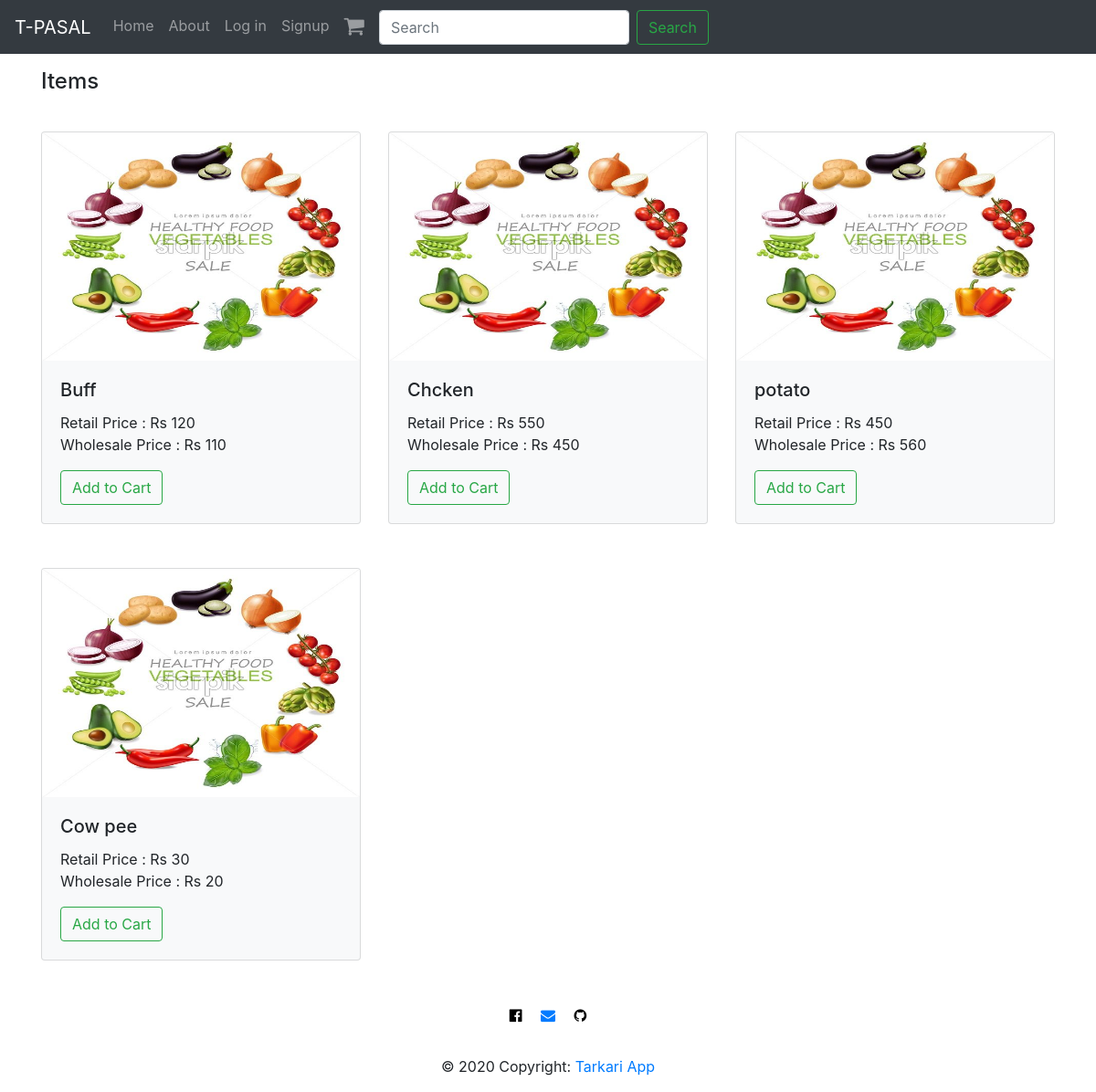
Before: / with the older database file.
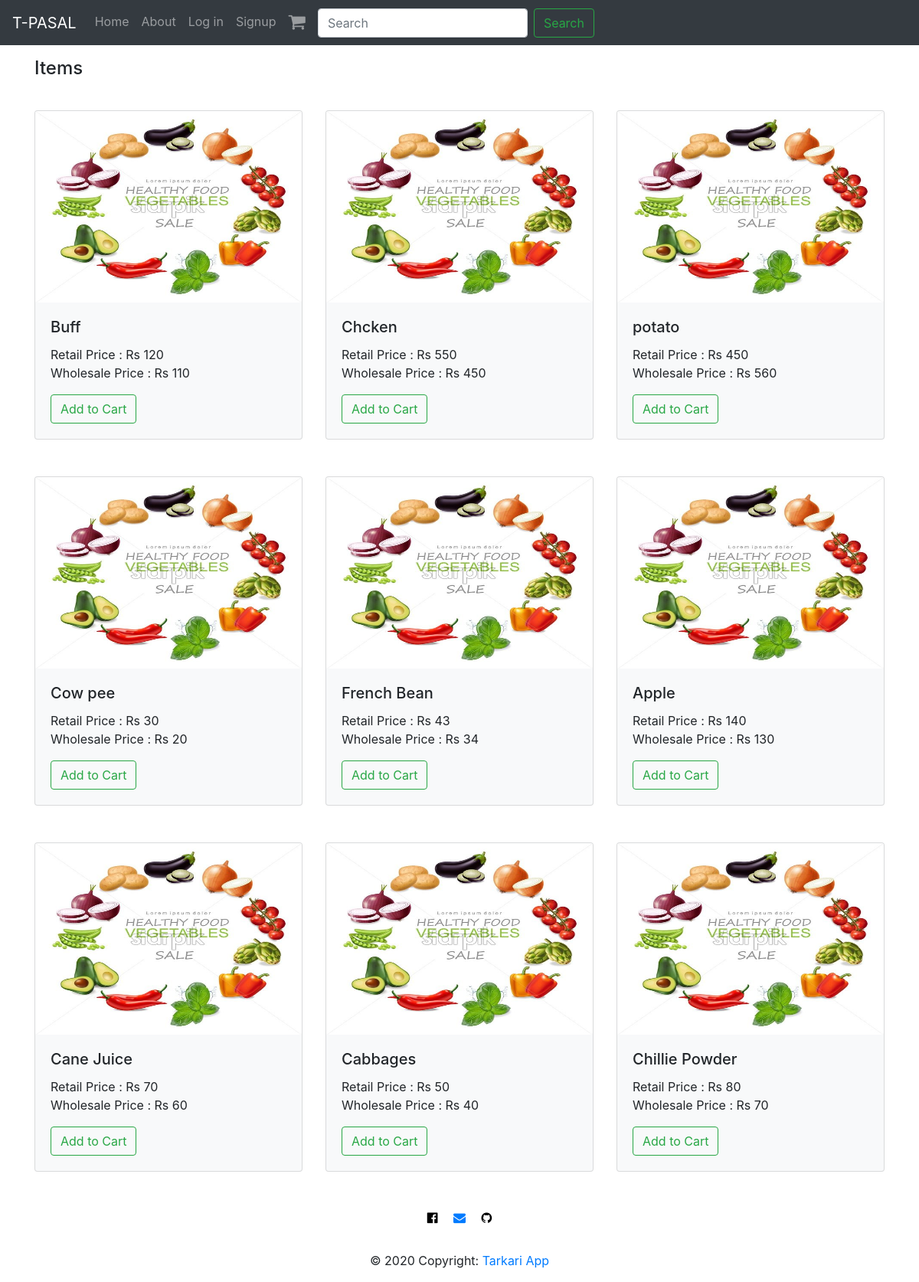
After: the same page with the newer database file.
### items/models.py (models this page shows, shortened)
class Items(models.Model):
    name=models.CharField(max_length=100,blank=False)
    unit=models.CharField(max_length=10,default="Kg")
    rprice=models.IntegerField()
    wprice=models.IntegerField()

### items/views.py (the view)
# urls.py: path('', views.home,name='homepage'),
def home(request):
    items=Items.objects.all()
    return render(request,"items/index.html",{"foods":items})

### items/templates/items/index.html (shortened to what this page needs)
{%extends 'user/base.html'%}
{%block content%}
{%load static%}
    <div class="container">
    <h4 class="heading-4 my-3" id="items">Items</h4>
    <div class="row row-cols-1 row-cols-md-3 ">
        {% for food in foods %}
            <div class="col my-4">
                <div class="card bg-light" id="card{{food.id}}">
                    <img class="card-img-top" height=200 style="overflow:hidden;width:auto;min-height:250px;"
                     src="{%static 'items/vege.jpg'%}" alt="Photo of {{food.name}}">
                    <div class="card-body">
                        <h5 class="card-title">{{food.name}}</h5>
                        <p class="card-text">
                            Retail Price : Rs {{food.rprice}}<br>
                            Wholesale Price : Rs {{food.wprice}}
                        </p>
                        <a href="{% url 'addtocart' id=food.id %}" class="btn btn-outline-success my-2 my-sm-0">Add to Cart</a>
                    </div>
                </div>
            </div>
        {%endfor%}
    </div>
</div>
{%endblock%}

### user/templates/user/base.html (shortened to what this page needs)
<!DOCTYPE html>
 <html class="no-js">
    <head>
        <link rel="stylesheet" href="https://stackpath.bootstrapcdn.com/bootstrap/4.4.1/css/bootstrap.min.css">
        <link rel="stylesheet" href="https://stackpath.bootstrapcdn.com/font-awesome/4.7.0/css/font-awesome.min.css">
      </head>
    <body>
    <nav class="navbar navbar-expand-sm bg-dark navbar-dark">
        <a class="navbar-brand" href="#">T-PASAL</a>
        <div class="collapse navbar-collapse" id="collapsibleNavbar">
        <ul class="navbar-nav">
            <li class="nav-item">
                <a class="nav-link" href="{%url 'homepage'%}">Home</a>
            </li>
            <li class="nav-item">
                <a class="nav-link" href="{%url 'about'%}">About</a>
            </li>
            {%if user.is_authenticated %}
                <li class="nav-item">
                    <a class="nav-link" href="{%url 'profile'%}">Profile</a>
                </li>
                <li class="nav-item">
                    <a class="nav-link" href="{%url 'logout'%}">Log Out </a>
                </li>
            {%else%}
                <li class="nav-item">
                    <a class="nav-link" href="{% url 'login' %}">Log in</a>
                </li>
                <li class="nav-item">
                    <a class="nav-link" href="{% url 'signup'%}">Signup </a>
                </li>
            {%endif%}
            {%if 'cart_items' in request.session%}
            <li class="nav-item">
                <a href="{%url 'cart'%}" style="color:rgb(209, 65, 65)" class="nav-link">
                    <i style="font-size:24px;" class="fa">&#xf07a;</i><sup style="font-size:1em;padding: 3px 5px;color:rgb(255, 255, 255)">{{request.session.cart_items|length}}</sup>
                  </a>
            </li>
            {%else%}
            <li class="nav-item">
              <a href="{%url 'cart'%}" class="nav-link">
                  <i style="font-size:24px" class="fa">&#xf07a;</i>
              </a>
            </li>
            {%endif%}
        </ul>
        <form class="form-inline mx-2 my-2 my-lg-0" method="GET" action="{%url 'search'%}">
          <input class="form-control mr-sm-2" type="search" placeholder="Search" name="search-query" aria-label="Search">
          <button class="btn btn-outline-success my-2 my-sm-0" type="submit">Search</button>
        </form>
        </div>
    </nav>
        {%block content%}
        {%endblock%}
<footer class="page-footer font-small special-color-dark pt-4">
    <div class="container">
      <ul class="list-unstyled list-inline text-center">
        <li class="list-inline-item">
          <a class="btn-floating btn-fb mx-1" href="https://www.facebook.com/nirjaling">
            <i class="fa fa-facebook-official" style="color: black;" aria-hidden="true"></i>
          </a>
        </li>
        <li class="list-inline-item">
          <a href="mailto:nirjalpaudel54312@gmail.com" class="btn-floating btn-li mx-1">
            <i class="fa fa-envelope" aria-hidden="true"></i>
          </a>
        </li>
        <li class="list-inline-item">
          <a class="btn-floating btn-gplus mx-1" href="https://github.com/n1rjal">
            <i class="fa fa-github" style="color: black;" aria-hidden="true"></i>
          </a>
        </li>
      </ul>
    </div>
    <div class="footer-copyright text-center py-3">© 2020 Copyright:
    <a href="/">Tarkari App</a>
    </div>
</footer>
</body>
</html>

### user/templates/user/base.html (style rules this page uses)
html { scroll-behavior: smooth !important; }

Changed rows visible on the page:
added Items: name "French Bean", rprice "43", wprice "34"
added Items: name "Apple", rprice "140", wprice "130"
added Items: name "Cane Juice", rprice "70", wprice "60"
added Items: name "Cabbages", rprice "50", wprice "40"
added Items: name "Chillie Powder", rprice "80", wprice "70"
